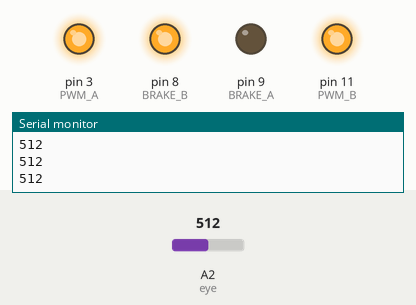
Bench run of a sketch on a simulated Arduino Uno, built with avr-gcc and run on an emulated ATmega328P. Parts: output pins drawn as LEDs (lit = HIGH), the last lines printed to the serial monitor. The inputs (shaded band) are chosen by the test bench; at power-on: A2 (eye) = 512. Pins used as bus, display or sensor lines are not drawn.

Above: at 7.4 s.
7.5 s: A2 (eye) set to 360
At 9.2 s:
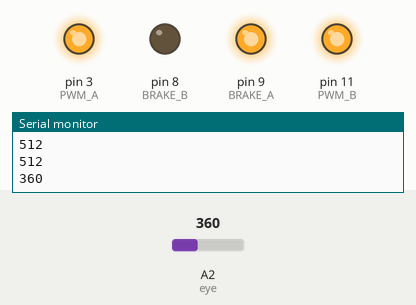
11.9 s: A2 (eye) set to 306
At 14.2 s:
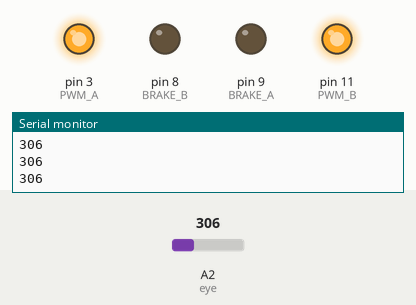
Timing chart, 0 to 15.7 s (numbered marks = the images above; inputs shaded):
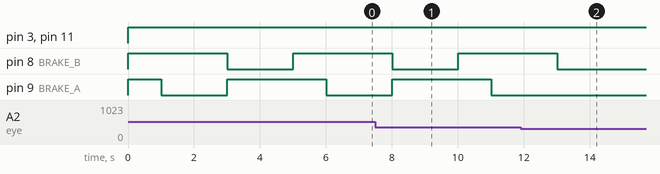

The sketch:

WORK___.ino
```cpp
const int PWM_A   = 3,DIR_A   = 12, BRAKE_A = 9, eye=A2,PWM_B=11, DIR_B=13, BRAKE_B=8;
int total2;

void setup() {
  // Configure the A output
  pinMode(BRAKE_A, OUTPUT);
  pinMode(DIR_A, OUTPUT);
  pinMode(DIR_B, OUTPUT);
  pinMode(BRAKE_B,OUTPUT);
    Serial.begin(9600);
}

void loop() {
  Serial.println(analogRead(eye));
  total2=analogRead(eye);
  if (total2 > 350)
  {
    digitalWrite(BRAKE_A, HIGH);
    digitalWrite(DIR_A, LOW);
    analogWrite(PWM_A, 255);
    digitalWrite(BRAKE_B, HIGH);
    digitalWrite(DIR_B, LOW);
    analogWrite(PWM_B, 255);
    delay(1000);
    digitalWrite(BRAKE_A, LOW);
    analogWrite(PWM_A, 255);
    digitalWrite(DIR_A, LOW);
    delay(2000);
    digitalWrite(BRAKE_A, HIGH);
      Serial.println(analogRead(eye));
      total2=analogRead(eye);
          if (total2 > 350)
         {
             digitalWrite(BRAKE_B, LOW);
             analogWrite(PWM_A, 255);
             digitalWrite(DIR_B, LOW);
             delay(2000);
             digitalWrite(BRAKE_B, HIGH);
         }
  }
  analogWrite(PWM_A, 255);
  analogWrite(PWM_B, 255);
  digitalWrite(BRAKE_A, LOW);
  digitalWrite(DIR_A, HIGH);
  digitalWrite(BRAKE_B, LOW);
  digitalWrite(DIR_B, HIGH);
}
```

Measured:
- after the input at 11.9 s, pin 8 (BRAKE_B): goes on until 13.0 s, then stays LOW; pin 9 (BRAKE_A): stays LOW (without the input it goes to HIGH after 1.1 s)
